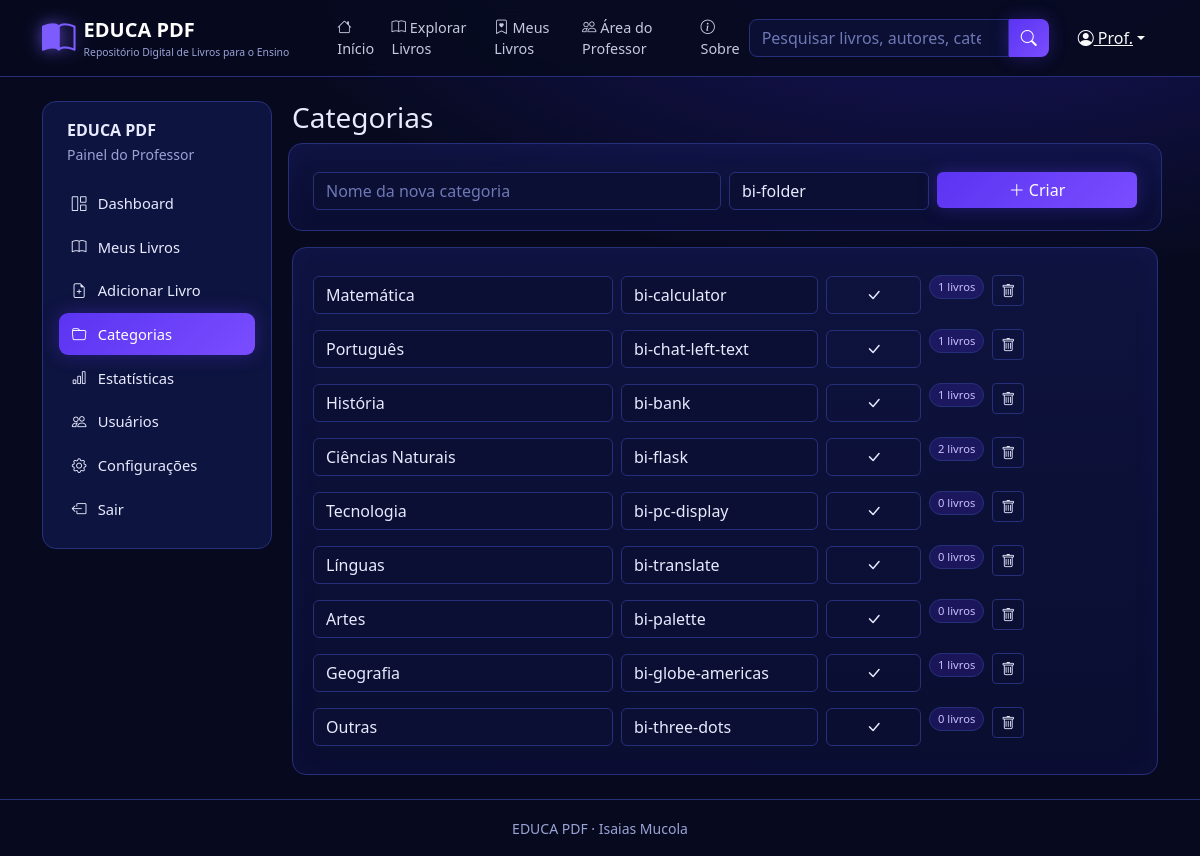
The page /professor/categorias.php (signed in) on the database its author committed.
### tables this page shows
CREATE TABLE categorias (
  id INT AUTO_INCREMENT PRIMARY KEY,
  nome VARCHAR(80) NOT NULL UNIQUE,
  icone VARCHAR(40) NOT NULL DEFAULT 'bi-folder'
);

### includes/funcoes.php (called while the page is built, shortened)
<?php
function db(): PDO {
    static $pdo = null;
    if (!$pdo) {
        $pdo = new PDO('mysql:host=' . DB_HOST . ';dbname=' . DB_NAME . ';charset=utf8mb4', DB_USER, DB_PASS, [
            PDO::ATTR_ERRMODE => PDO::ERRMODE_EXCEPTION,
            PDO::ATTR_DEFAULT_FETCH_MODE => PDO::FETCH_ASSOC,
        ]);
    }
    return $pdo;
}
function e($v): string { return htmlspecialchars((string)$v, ENT_QUOTES, 'UTF-8'); }
    ob_start(); ?>

### professor/categorias.php (the view, shortened to what this page needs)
<?php
require_once __DIR__ . '/../includes/funcoes.php';
$titulo = 'Categorias'; require __DIR__ . '/_topo.php';
$cats = db()->query('SELECT c.*, COUNT(l.id) total FROM categorias c LEFT JOIN livros l ON l.categoria_id=c.id GROUP BY c.id ORDER BY c.id')->fetchAll();
?>
<h1 class="h3 mb-3">Categorias</h1>
<form method="post" class="painel row g-2 mb-3"><?= csrf_campo() ?><input type="hidden" name="acao" value="criar">
  <div class="col-md-6"><input class="form-control" name="nome" placeholder="Nome da nova categoria" required aria-label="Nome"></div>
  <div class="col-md-3"><input class="form-control" name="icone" value="bi-folder" aria-label="Ícone Bootstrap Icons"></div>
  <div class="col-md-3"><button class="btn btn-educa w-100"><i class="bi bi-plus-lg"></i> Criar</button></div>
</form>
<div class="painel">
<?php foreach ($cats as $c): ?>
  <div class="row g-2 align-items-center mb-2">
    <form method="post" class="col-lg-9 row g-2"><?= csrf_campo() ?><input type="hidden" name="acao" value="editar"><input type="hidden" name="id" value="<?= $c['id'] ?>">
      <div class="col-md-6"><input class="form-control" name="nome" value="<?= e($c['nome']) ?>" required aria-label="Nome"></div>
      <div class="col-md-4"><input class="form-control" name="icone" value="<?= e($c['icone']) ?>" aria-label="Ícone"></div>
      <div class="col-md-2"><button class="btn btn-contorno w-100" aria-label="Salvar"><i class="bi bi-check-lg"></i></button></div>
    </form>
    <div class="col-lg-3 d-flex align-items-center gap-2"><span class="badge-cat"><?= (int)$c['total'] ?> livros</span>
      <form method="post" data-confirmar="Excluir a categoria «<?= e($c['nome']) ?>»?"><button class="btn btn-contorno btn-sm" aria-label="Excluir"><i class="bi bi-trash"></i></button></form></div>
  </div>
<?php endforeach; ?>
</div>
<?php require __DIR__ . '/_base.php'; ?>

### assets/css/style.css (style rules this page uses)
:root { --bg:#070a1f; --bg-2:#0b1030; --painel:#0e1440; --borda:#26307a; --roxo:#5b34f2; --roxo-2:#7c5cff; --texto:#e8ebff; --muted:#9aa3d6; --glow:0 0 18px rgba(91,52,242,.35); }
html { scroll-behavior:smooth }
body { background:radial-gradient(1200px 600px at 80% -10%,#1a1566 0,transparent 60%),var(--bg);color:var(--texto);min-height:100vh;display:flex;flex-direction:column;font-family:'Segoe UI',system-ui,-apple-system,Roboto,sans-serif }
.form-control,.form-select { background:#0a0f33;border:1px solid var(--borda);color:var(--texto) }
.form-control::placeholder { color:#6f78b5 }
.btn-educa { background:linear-gradient(135deg,var(--roxo),#7a4dff);border:0;color:#fff;box-shadow:var(--glow) }
.btn-contorno { border:1px solid var(--borda);color:var(--texto);background:transparent }
.painel { background:linear-gradient(180deg,rgba(18,24,80,.65),rgba(10,14,50,.85));border:1px solid var(--borda);border-radius:14px;padding:1.25rem;box-shadow:inset 0 0 30px rgba(91,52,242,.06) }
.badge-cat { align-self:flex-start;font-size:.7rem;padding:.15rem .5rem;border-radius:20px;background:rgba(91,52,242,.2);border:1px solid var(--borda);color:#c9bfff }

### rows shown on the page
categorias: nome "Matemática", icone "bi-calculator", total "1"
categorias: nome "Português", icone "bi-chat-left-text", total "1"
categorias: nome "História", icone "bi-bank", total "1"
categorias: nome "Ciências Naturais", icone "bi-flask", total "2"
categorias: nome "Tecnologia", icone "bi-pc-display", total "0"
categorias: nome "Línguas", icone "bi-translate", total "0"
categorias: nome "Artes", icone "bi-palette", total "0"
categorias: nome "Geografia", icone "bi-globe-americas", total "1"
categorias: nome "Outras", icone "bi-three-dots", total "0"

### other values the page prints
explode(' ', $u['nome'])[0] "Prof."
$nome "Dashboard"
$nome "Meus Livros"
$nome "Adicionar Livro"
$nome "Categorias"
$nome "Estatísticas"
$nome "Usuários"
$nome "Configurações"
